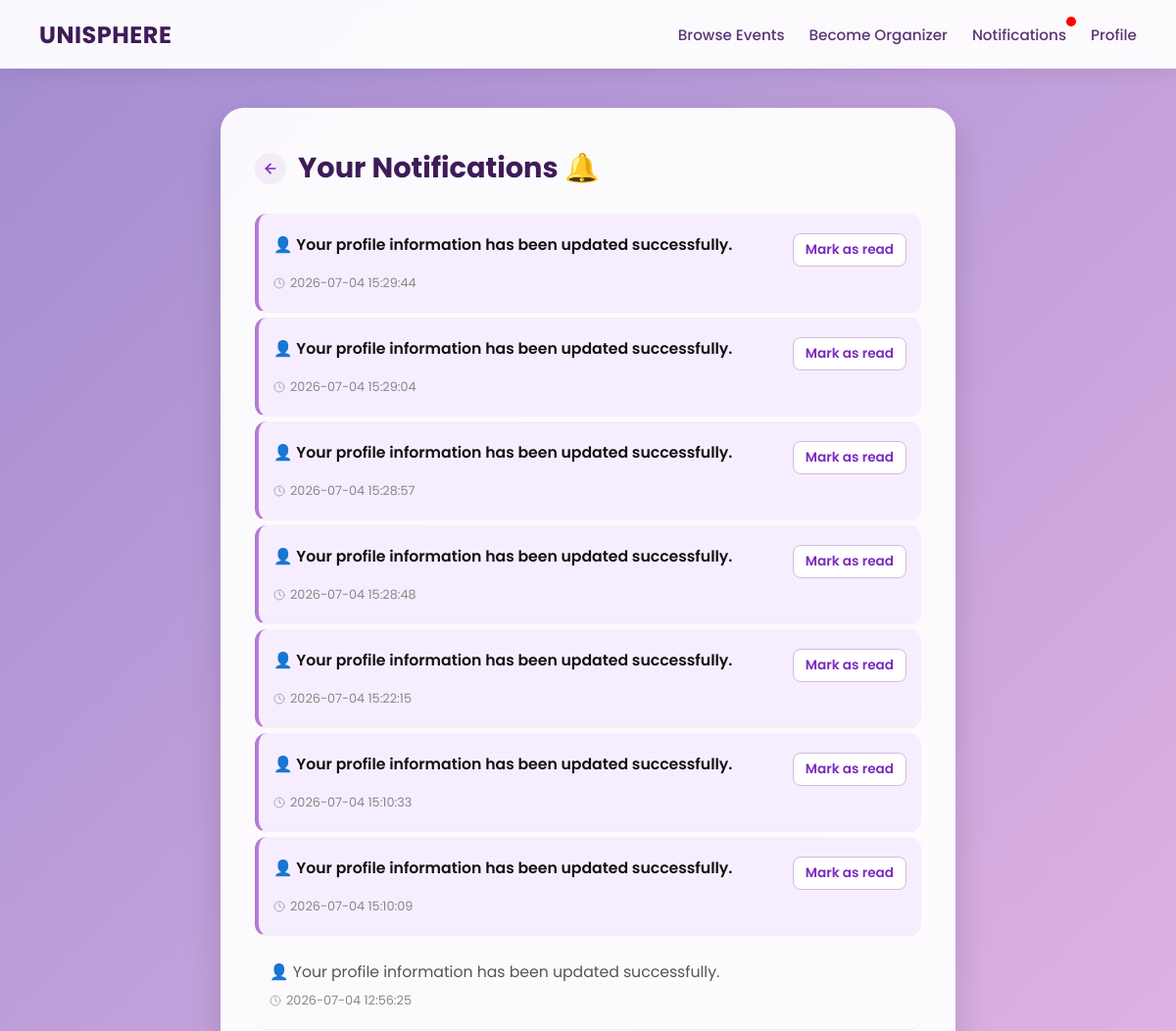
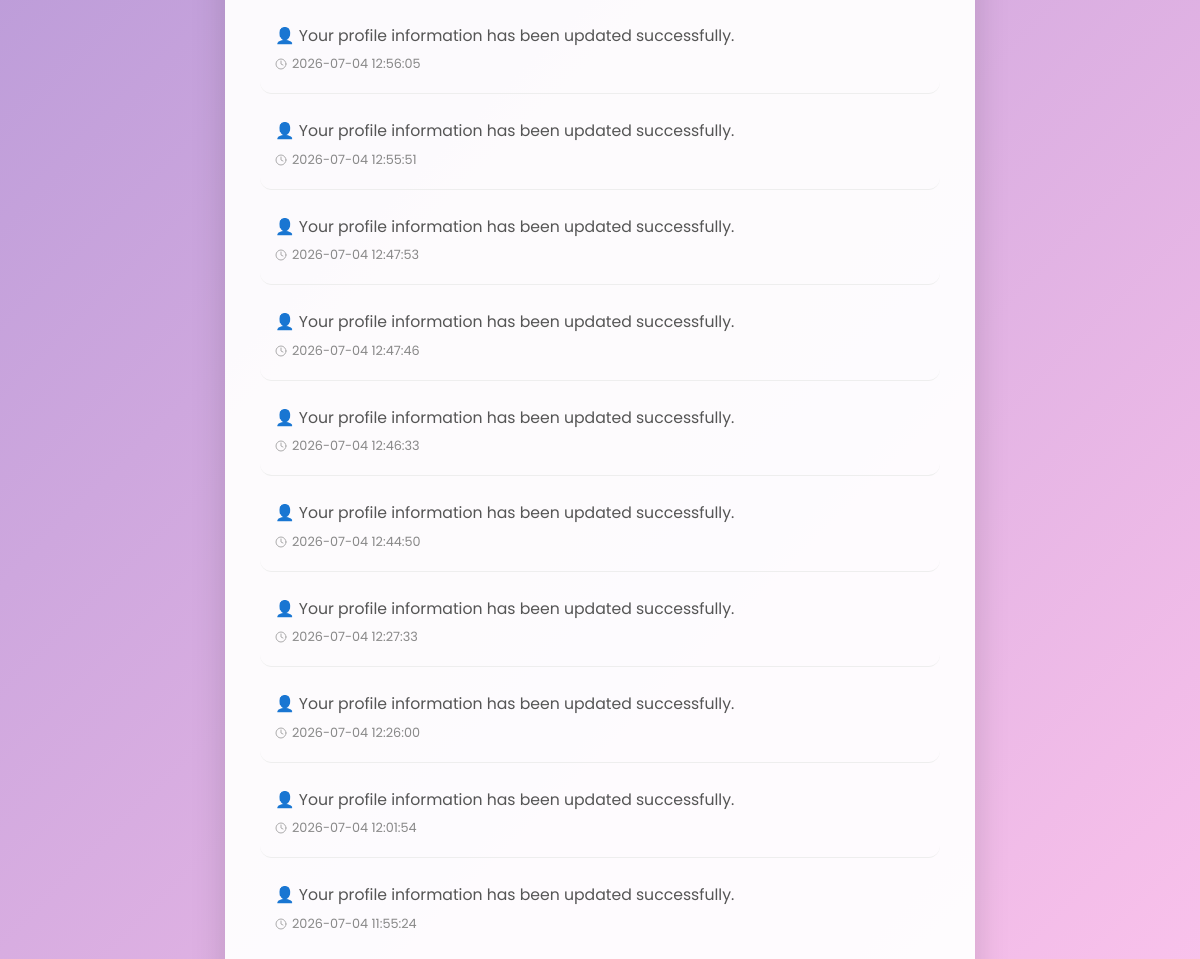
Before: /notifications (signed in) with the older database file (2 pictures, top to bottom).
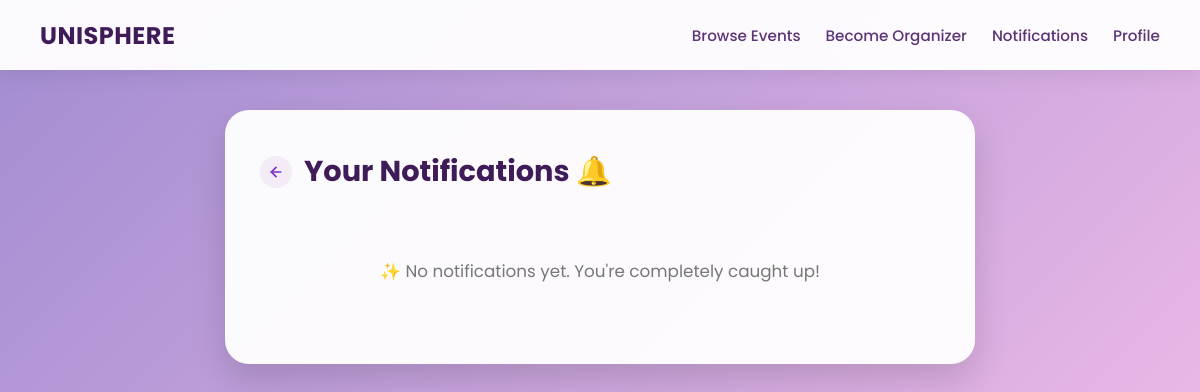
After: the same page with the newer database file.
### tables this page shows
CREATE TABLE notifications (
    id INTEGER PRIMARY KEY AUTOINCREMENT,
    student_id varchar(10) NOT NULL,
    message TEXT NOT NULL,
    type TEXT NOT NULL,
    is_read INTEGER DEFAULT 0,
    created_at TIMESTAMP DEFAULT CURRENT_TIMESTAMP, redirect TEXT,
    FOREIGN KEY (student_id) REFERENCES users_general(student_id)
);

### app.py (the view)
@app.route('/notifications')
def notifications():
    username = session.get('user')
    if not username:
        return redirect(url_for('signin'))
    conn = get_db_connection()
    cursor = conn.cursor()
    cursor.execute("""
        SELECT student_id FROM users_general WHERE username = ?
    """, (username,))
    user = cursor.fetchone()
    if not user:
        conn.close()
        return "User not found"
    create_event_reminders(user["student_id"])
    cursor.execute("""
        SELECT * FROM notifications
        WHERE student_id = ?
        ORDER BY created_at DESC
    """, (user["student_id"],))
    notifications_list = cursor.fetchall()
    cursor.execute("""
        SELECT COUNT(*)
        FROM notifications
        WHERE student_id=? AND is_read=0
    """, (user["student_id"],))
    unread_notifications = cursor.fetchone()[0]
    conn.close()
    return render_template("notifications.html", notifications=notifications_list, unread_notifications=unread_notifications)

### app.py (called while the page is built, shortened)
def get_db_connection():
    conn = sqlite3.connect('database.db')
    conn.row_factory = sqlite3.Row
    conn.execute("PRAGMA foreign_keys = 1")
    return conn

def create_event_reminders(student_id):
    conn = get_db_connection()
    cursor = conn.cursor()
    cursor.execute("""
        SELECT
            e.event_id,
            e.event_name,
            e.start_date AS date,
            e.start_time AS time
        FROM event_registrations r
        JOIN events e
            ON r.event_id = e.event_id
        WHERE r.student_id = ?
    """, (student_id,))
    events = cursor.fetchall()
    today = datetime.today().date()
    tomorrow = today + timedelta(days=1)
    conn.commit()
    conn.close()

@app.context_processor
def inject_notifications():
    if 'student_id' not in session:
        return dict(unread_notifications=0)
    conn = get_db_connection()
    cursor = conn.cursor()
    cursor.execute("SELECT COUNT(*) AS total FROM notifications WHERE student_id = ? AND is_read = 0",
    (session['student_id'],))
    result = cursor.fetchone()
    conn.close()
    return dict(unread_notifications=result['total'])

### templates/notifications.html (shortened to what this page needs)
<!DOCTYPE html>
<html lang="en">
<head>
</head>
<body>
    <nav class="navbar">
        <a class="navbar-brand" href="/user_dashboard">UniSphere</a>
        <div class="navbar-links">
            {% if session.get('role') == 'user' %}
                    <a href="/eventbrowsing">Browse Events</a>
                    <a href="/be_organizer">Become Organizer</a>
                    <a href="/notifications" class="notification-link">
                        Notifications
                        {% if unread_notifications > 0 %}
                            <span class="notification-dot"></span>
                        {% endif %}
                    </a>
                    <a href="/user_dashboard">Profile</a>
                {% endif %}
        </div>
    </nav>
    <div class="container">
        <div class="title-wrapper">
            <a href="/user_dashboard" class="inline-back-arrow" title="Return to user dashboard">
                <svg xmlns="http://www.w3.org/2000/svg" width="16" height="16" viewBox="0 0 24 24" fill="none" stroke="currentColor" stroke-width="2.5" stroke-linecap="round" stroke-linejoin="round">
                    <line x1="19" y1="12" x2="5" y2="12"></line>
                    <polyline points="12 19 5 12 12 5"></polyline>
                </svg>
            </a>
            <h2>Your Notifications 🔔</h2>
        </div>
        {% if notifications %}
            {% for n in notifications %}
                <div class="notification {% if n['is_read'] == 0 %}unread{% else %}read{% endif %}">
                    <div class="notification-content">
                        <span class="msg-text">
                            {% if n['type'] == 'Confirmation' %}
                                ✅
                            {% elif n['type'] == 'Reminder' %}
                                ⏰
                            {% elif n['type'] == 'Cancellation' %}
                                ❌
                            {% elif n['type'] == 'Profile Updated' %}
                                👤
                            {% elif n['type'] == 'Email Changed' %}
                                📧
                            {% elif n['type'] == 'Password Changed' %}
                                🔐
                            {% elif n['type'] == 'Event Pending' %}
                                🎉🟡
                            {% elif n['type'] == 'Event Approved' %}
                                🎉🟢
                            {% elif n['type'] == 'Event Redo' %}
                                🎉🔵
                            {% elif n['type'] == 'Event Cancelled' %}
                                🎉📢❌️
                            {% elif n['type'] == 'Application Pending' %}
                                📋🟡
                            {% elif n['type'] == 'Application Approved' %}
                                📋🟢
                            {% elif n['type'] == 'Application Rejected' %}
                                📋🔴
                            {% endif %}
                            {{ n['message'] }}
                        </span>
                        <div style="display:flex; align-items:center; gap:10px; flex-shrink:0;">
                            {% if n['is_read'] == 0 %}
                                <a class="mark-read" href="{{ url_for('mark_notification_read', notification_id=n['id']) }}">
                                    Mark as read
                                </a>
                            {% endif %}
                        </div>
                    </div>
                    <div class="notification-meta">
                        <svg xmlns="http://www.w3.org/2000/svg" width="12" height="12" viewBox="0 0 24 24" fill="none" stroke="currentColor" stroke-width="2" stroke-linecap="round" stroke-linejoin="round" style="opacity:0.7;">
                            <circle cx="12" cy="12" r="10"></circle>
                            <polyline points="12 6 12 12 16 14"></polyline>
                        </svg>
                        {{ n['created_at'] }}
                    </div>
                </div>
            {% endfor %}
        {% else %}
            <div class="empty">
                <p>✨ No notifications yet. You're completely caught up!</p>
            </div>
        {% endif %}
    </div>
</body>
</html>

### templates/notifications.html (style rules this page uses)
* { margin: 0; padding: 0; box-sizing: border-box; font-family: 'Poppins', sans-serif; }
body { background: linear-gradient(135deg, #a18cd1 0%, #fbc2eb 100%); min-height: 100vh; padding-top: 110px; padding-bottom: 40px; }
.navbar { position: fixed; top: 0; left: 0; width: 100%; height: 70px; background: rgba(255, 255, 255, 0.95); backdrop-filter: blur(8px); box-shadow: 0 4px 20px rgba(0, 0, 0, 0.08); display: flex; align-items: center; justify-content: space-between; padding: 0 40px; z-index: 1000; }
.notification-link { position:relative; }
.navbar-brand { font-size: 1.5rem; font-weight: 700; color: #3f1b57; text-decoration: none; text-transform: uppercase; letter-spacing: 0.5px; }
.navbar-links { display: flex; gap: 25px; align-items: center; }
.navbar-links a { color: #5c3576; text-decoration: none; font-size: 0.95rem; font-weight: 500; transition: color 0.2s; position: relative; padding: 4px 0; }
.navbar-links a::after { content: ''; position: absolute; width: 0; height: 2px; bottom: 0; left: 0; background-color: #7b2cbf; transition: width 0.2s ease; }
.container { max-width: 750px; width: 90%; margin: 0 auto; background: rgba(255, 255, 255, 0.95); padding: 40px 35px; border-radius: 24px; box-shadow: 0 15px 35px rgba(0, 0, 0, 0.15); }
.title-wrapper { display: flex; align-items: center; gap: 12px; margin-bottom: 25px; }
h2 { font-size: 1.8rem; font-weight: 700; color: #3f1b57; }
.inline-back-arrow { display: inline-flex; align-items: center; justify-content: center; width: 32px; height: 32px; background-color: #f3ebf7; border-radius: 50%; color: #7b2cbf; text-decoration: none; transition: background-color 0.2s, transform 0.1s; }
.empty { text-align: center; color: #777; padding: 40px 20px; font-size: 1.05rem; }

Changed rows visible on the page:
removed notifications: message "Your profile information has been updated successfully.", created_at "2026-07-04 15:29:44", is_read 0 (drawn)
removed notifications: message "Your profile information has been updated successfully.", created_at "2026-07-04 15:29:04", is_read 0 (drawn)
removed notifications: message "Your profile information has been updated successfully.", created_at "2026-07-04 15:28:57", is_read 0 (drawn)
removed notifications: message "Your profile information has been updated successfully.", created_at "2026-07-04 15:28:48", is_read 0 (drawn)
removed notifications: message "Your profile information has been updated successfully.", created_at "2026-07-04 15:22:15", is_read 0 (drawn)
removed notifications: message "Your profile information has been updated successfully.", created_at "2026-07-04 15:10:33", is_read 0 (drawn)
removed notifications: message "Your profile information has been updated successfully.", created_at "2026-07-04 15:10:09", is_read 0 (drawn)
removed notifications: message "Your profile information has been updated successfully.", created_at "2026-07-04 12:56:25"
removed notifications: message "Your profile information has been updated successfully.", created_at "2026-07-04 12:56:05"
removed notifications: message "Your profile information has been updated successfully.", created_at "2026-07-04 12:55:51"
removed notifications: message "Your profile information has been updated successfully.", created_at "2026-07-04 12:47:53"
removed notifications: message "Your profile information has been updated successfully.", created_at "2026-07-04 12:47:46"
removed notifications: message "Your profile information has been updated successfully.", created_at "2026-07-04 12:46:33"
removed notifications: message "Your profile information has been updated successfully.", created_at "2026-07-04 12:44:50"
removed notifications: message "Your profile information has been updated successfully.", created_at "2026-07-04 12:27:33"
removed notifications: message "Your profile information has been updated successfully.", created_at "2026-07-04 12:26:00"
removed notifications: message "Your profile information has been updated successfully.", created_at "2026-07-04 12:01:54"
removed notifications: message "Your profile information has been updated successfully.", created_at "2026-07-04 11:55:24"
Other visible differences:
text now shown: "✨ No notifications yet. You're completely caught up!"
